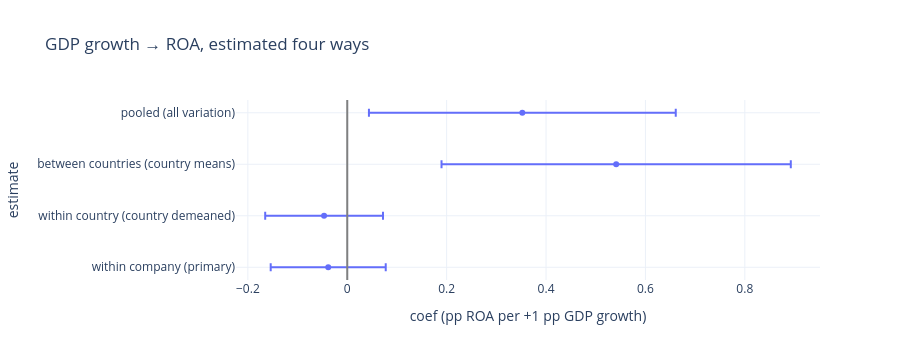

The code cell stored with this chart in its notebook:
### Markdown cell above
### Within, between and pooled
The same relationship estimated three ways. If the *within* estimate differs from the *between* one, comparing countries and comparing years tell different stories.

### Code cell
def beta(x, y, data):
    r = fit_cluster(f"{y} ~ {x} + C(fiscal_year)", data)
    return r.params[x], r.params[x] - 1.96 * r.bse[x], r.params[x] + 1.96 * r.bse[x], r.pvalues[x]
dd = d.copy()
dd["gdp_growth_cm"] = dd.groupby("iso3").gdp_growth_now.transform("mean"); dd["roa_cm"] = dd.groupby("iso3").roa_pp.transform("mean")
dd["gdp_growth_cd"] = dd.gdp_growth_now - dd.gdp_growth_cm; dd["roa_cd"] = dd.roa_pp - dd.roa_cm
rows = []
for lab, x, y in [("pooled (all variation)", "gdp_growth_now", "roa_pp"), ("between countries (country means)", "gdp_growth_cm", "roa_pp"),
                  ("within country (country demeaned)", "gdp_growth_cd", "roa_cd"), ("within company (primary)", "gdp_growth_now_dm", "roa_pp_dm")]:
    b, lo, hi, p = beta(x, y, dd)
    rows.append({"estimate": lab, "coef (pp ROA per +1 pp GDP growth)": b, "ci_low": lo, "ci_high": hi, "p (cluster)": p})
est = pd.DataFrame(rows).set_index("estimate")
fig = px.scatter(est.reset_index(), x="coef (pp ROA per +1 pp GDP growth)", y="estimate", error_x=est.ci_high - est.iloc[:, 0], error_x_minus=est.iloc[:, 0] - est.ci_low, title="GDP growth → ROA, estimated four ways")
fig.add_vline(x=0, line_color="grey"); fig.update_layout(height=360, yaxis_autorange="reversed"); fig.show()
est

### Figure 1 — Plotly figure (JSON) as saved in the notebook; plotly's stock layout.template omitted (floating-point values rounded to 4 significant figures)
{"data": [{"error_x": {"array": [0.3087, 0.3514, 0.1185, 0.1157], "arrayminus": [0.3087, 0.3514, 0.1185, 0.1157]}, "hovertemplate": "coef (pp ROA per +1 pp GDP growth)=%{x}<br>estimate=%{y}<extra></extra>", "legendgroup": "", "marker": {"color": "#636efa", "symbol": "circle"}, "mode": "markers", "name": "", "orientation": "h", "showlegend": false, "type": "scatter", "x": [0.3523, 0.5411, -0.0466, -0.03829], "xaxis": "x", "y": ["pooled (all variation)", "between countries (country means)", "within country (country demeaned)", "within company (primary)"], "yaxis": "y"}], "layout": {"height": 360, "legend": {"tracegroupgap": 0}, "shapes": [{"line": {"color": "grey"}, "type": "line", "x0": 0, "x1": 0, "xref": "x", "y0": 0, "y1": 1, "yref": "y domain"}], "title": {"text": "GDP growth → ROA, estimated four ways"}, "xaxis": {"anchor": "y", "domain": [0.0, 1.0], "title": {"text": "coef (pp ROA per +1 pp GDP growth)"}}, "yaxis": {"anchor": "x", "autorange": "reversed", "domain": [0.0, 1.0], "title": {"text": "estimate"}}}}
